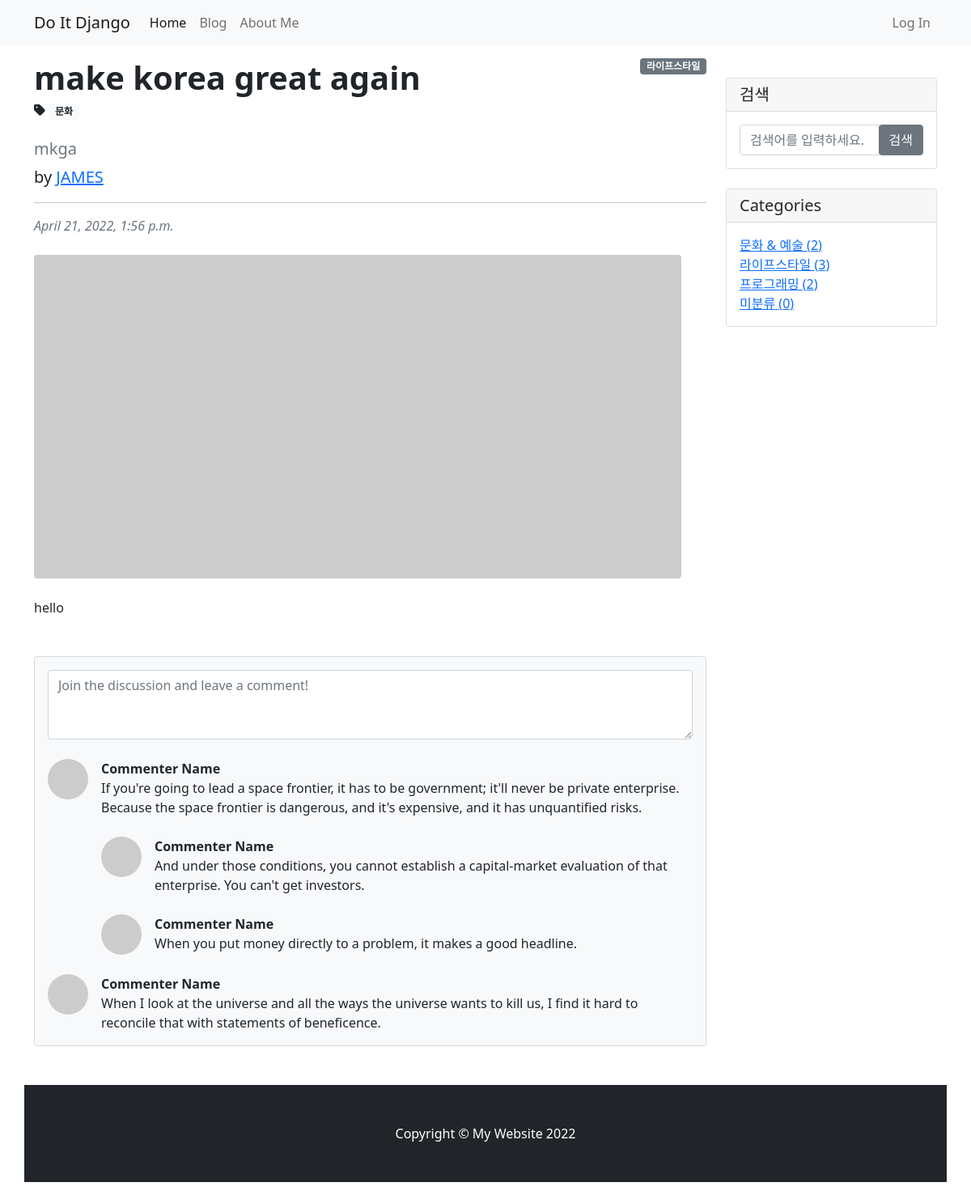
Page /blog/8/ on the committed database.
### blog/models.py (models this page shows, shortened)
class Post(models.Model) :
    title = models.CharField(max_length = 30)
    hook_text = models.CharField(max_length = 100, blank = True)
    content = models.TextField()
    head_imag = models.ImageField(upload_to = 'blog/images/%Y/%m/%d/', blank = True)
    file_upload = models.FileField(upload_to = 'blog/files/%Y/%m/%d/', blank = True)
    create_at = models.DateTimeField(auto_now_add = True)
    update_at = models.DateTimeField(auto_now = True)
    author = models.ForeignKey(User, on_delete = models.SET_NULL, null = True)
    category = models.ForeignKey(Category, null = True, blank = True, on_delete = models.SET_NULL)
    tag = models.ManyToManyField(Tag, blank = True)

class Category(models.Model) :
    name = models.CharField(max_length = 50, unique = True)
    slug = models.SlugField(max_length = 200, unique = True, allow_unicode = True)
    def __str__(self) :
        return self.name
    def get_absolute_url(self):
        return f'/blog/category/{self.slug}/'
    class Meta :
        verbose_name_plural = 'Categories'

class Tag(models.Model) :
    name = models.CharField(max_length = 50, unique = True)
    slug = models.SlugField(max_length = 200, unique = True, allow_unicode = True)
    def __str__(self) :
        return self.name
    def get_absolute_url(self):
        return f'/blog/tag/{self.slug}/'

### blog/views.py (the view)
# urls.py: path('<int:pk>/', views.PostDetail.as_view()),
class PostDetail(DetailView) :
    model = Post
    def get_context_data(self, **kwargs) :
        context = super(PostDetail, self).get_context_data()
        context['categories'] = Category.objects.all()
        context['no_category_post_count'] = Post.objects.filter(category = None).count()
        return context

### blog/templates/blog/post_detail.html (shortened to what this page needs)
{% extends 'blog/base.html' %}
{% block main-area %}
    <div id="post-area">
        {% if post.category %}
            <span class = "badge bg-secondary" style = "float:right;">{{ post.category }}</span>
        {% else %}
            <span class = "badge bg-secondary" style = "float:right;">미분류</span>
        {% endif %}
        <article>
            <header class="mb-4">
                <h1 class="fw-bolder mb-1">{{ post.title }}</h1>
                {% if post.tag.exists %}
                    <i class = "fas fa-tag"></i>
                    {% for tag in post.tag.iterator %}
                        <a href = "{{ tag.get_absolute_url }}"><span class = "badge bg-light text-dark">{{ tag }}</span></a>
                    {% endfor %}
                {% endif %}
                <h5 class="text-muted">{{ post.hook_text }}</h5>
                <p class = "lead">
                    by
                    <a href = "#">{{ post.author | upper }}</a>
                </p>
                <hr/>
                <div class="text-muted fst-italic mb-2">{{ post.create_at }}</div>
            </header>
            <figure class="mb-4">
                {% if post.head_imag %}
                    <img class="img-fluid rounded" src="{{ post.head_imag.url }}" alt="{{ post.title }} p.head_imag">
                {% else %}
                    <img class="img-fluid rounded" src="https://picsum.photos/seed/{{ post.id }}/800/400" alt="random_image">
                {% endif %}
            </figure>
            <section class="mb-5">
                <p>{{ post.content }}</p>
            </section>
        </article>
    </div>
    <div id="comment-area">
        <section class="mb-5">
            <div class="card bg-light">
                <div class="card-body">
                    <form class="mb-4"><textarea class="form-control" rows="3" placeholder="Join the discussion and leave a comment!"></textarea></form>
                    <div class="d-flex mb-4">
                        <div class="flex-shrink-0"><img class="rounded-circle" src="https://dummyimage.com/50x50/ced4da/6c757d.jpg" alt="..." /></div>
                        <div class="ms-3">
                            <div class="fw-bold">Commenter Name</div>
                            If you're going to lead a space frontier, it has to be government; it'll never be private enterprise. Because the space frontier is dangerous, and it's expensive, and it has unquantified risks.
                            <div class="d-flex mt-4">
                                <div class="flex-shrink-0"><img class="rounded-circle" src="https://dummyimage.com/50x50/ced4da/6c757d.jpg" alt="..." /></div>
                                <div class="ms-3">
                                    <div class="fw-bold">Commenter Name</div>
                                    And under those conditions, you cannot establish a capital-market evaluation of that enterprise. You can't get investors.
                                </div>
                            </div>
                            <div class="d-flex mt-4">
                                <div class="flex-shrink-0"><img class="rounded-circle" src="https://dummyimage.com/50x50/ced4da/6c757d.jpg" alt="..." /></div>
                                <div class="ms-3">
                                    <div class="fw-bold">Commenter Name</div>
                                    When you put money directly to a problem, it makes a good headline.
                                </div>
                            </div>
                        </div>
                    </div>
                    <div class="d-flex">
                        <div class="flex-shrink-0"><img class="rounded-circle" src="https://dummyimage.com/50x50/ced4da/6c757d.jpg" alt="..." /></div>
                        <div class="ms-3">
                            <div class="fw-bold">Commenter Name</div>
                            When I look at the universe and all the ways the universe wants to kill us, I find it hard to reconcile that with statements of beneficence.
                        </div>
                    </div>
                </div>
            </div>
        </section>
    </div>
{% endblock %}

### blog/templates/blog/base.html (shortened to what this page needs)
<!DOCTYPE html>
{% load static %}
<html>
    <head>
        <link rel="stylesheet" href="{% static 'blog/bootstrap4/bootstrap.min.css' %}" media="screen">
    </head>
    <body>
        {% include 'blog/navbar.html' %}
        <div class = "container my-3">
            <div class = "row">
                <div class = "col-md-8 col-lg-9", id = "main-area">
                    {% block main-area %}
                    {% endblock %}
                </div>
                <div class = "col-md-4 col-lg-3">
                    <div class = "card my-4">
                        <h5 class = "card-header">검색</h5>
                        <div class = "card-body">
                            <div class = "input-group">
                                <input type = "text" class = "form-control" placeholder = "검색어를 입력하세요.">
                                <span class = "input-group-append">
                                    <button class= " btn btn-secondary" type = "button">검색</span>
                            </div>
                        </div>
                    </div>
                    <div class = "card my-4" id = 'categories-card'>
                        <h5 class = "card-header">Categories</h5>
                        <div class = "card-body">
                            <div class = "row">
                                <div class = "list-unstyled mb-0">
                                    {% for category in categories %}
                                    <li>
                                        <a href = "{{ category.get_absolute_url }}">{{ category }} ({{ category.post_set.count }})</a>
                                    </li>
                                    {% endfor %}
                                    <li>
                                        <a href = "/blog/category/no_category/">미분류 ({{ no_category_post_count }})</a>
                                    </li>
                                </div>
                            </div>
                </div>
            </div>
        </div>
        {% include 'blog/footer.html' %}
    </body>
</html>

### rows in the picture
Post: category "라이프스타일", title "make korea great again", hook_text "mkga", author "JAMES", create_at "April 21, 2022, 1:56 p.m.", content "hello"
Tag: name "문화"
Category: name "문화 & 예술", post_set.count "2"
Category: name "라이프스타일", post_set.count "3"
Category: name "프로그래밍", post_set.count "2"

### other values in the picture
{{ no_category_post_count }} "0"
